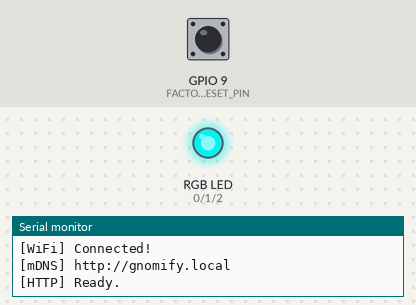
A program run on a simulated ESP32-C3. Shown: an RGB LED mixed from three pins (HIGH = lit), the last lines printed to the serial monitor. Inputs (shaded band) come from the test bench; at power-on: GPIO 9 (FACTORY_RESET_PIN) HIGH. Dim RGB values are drawn brighter than linear; WiFi joins after 1.5 s; servers stay silent unless stated; EEPROM starts erased.

Above: at 2.8 s.
2.9 s: GPIO 9 (FACTORY_RESET_PIN) pulled LOW for 3.2 s
At 2.9 s:
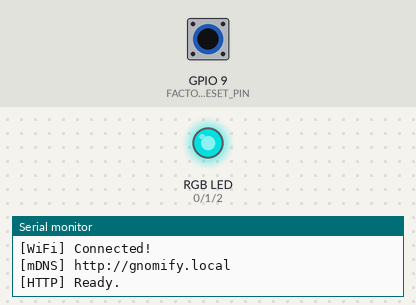
9.1 s: GPIO 9 (FACTORY_RESET_PIN) pulled LOW for 0.15 s
At 12.23 s:
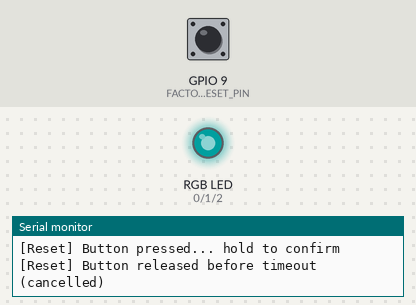
Timing chart, 0 to 18.1 s (numbered marks = the images above; inputs shaded):
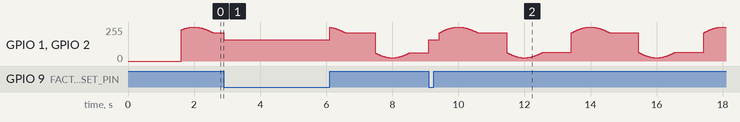

The program:

main.cpp
```cpp
#include <Arduino.h>
#include <WiFi.h>
#include <WebServer.h>
#include <ESPmDNS.h>
#include <WiFiManager.h>
#include <ArduinoJson.h>
#include <Preferences.h>

// ----------------- CONFIG -----------------
static const char* DEFAULT_TOKEN = "verysecrettoken";
static const char* MDNS_NAME     = "gnomify";

#define PIN_R 0   // Red
#define PIN_G 1   // Green
#define PIN_B 2   // Blue
#define COMMON_ANODE false

#define FACTORY_RESET_PIN 9
#define FACTORY_RESET_HOLD_MS 5000

#define LEDC_FREQ_HZ  1000
#define LEDC_RES_BITS 10
const unsigned long BREATH_PERIOD_MS = 4000;

// ----------------- GLOBALS ----------------
WebServer     server(80);
WiFiManager   wm;
Preferences   prefs;

char API_TOKEN[64];
volatile bool inPortal = false;

enum LedState : uint8_t {
  LED_OFF = 0,
  LED_BUSY,
  LED_SUCCESS,
  LED_ERROR,
  LED_ATTENTION,
  LED_ONLINE,
  LED_OFFLINE,
  LED_PORTAL
};
volatile LedState currentState = LED_OFF;

// ---------- COLOR TABLE (single source of truth) ----------
struct RGB { uint8_t r, g, b; };
static const RGB STATE_COLOR[] = {
  /* LED_OFF       */ {  0,   0,   0},
  /* LED_BUSY      */ {128,   0, 128}, // purple
  /* LED_SUCCESS   */ {  0, 255,   0}, // green
  /* LED_ERROR     */ {255,   0,   0}, // red
  /* LED_ATTENTION */ {  0,   0, 255}, // blue
  /* LED_ONLINE    */ {  0, 255, 255}, // cyan
  /* LED_OFFLINE   */ {255, 128,   0}, // orange
  /* LED_PORTAL    */ {255, 255, 255}  // white
};

// -------------- LED / RENDER --------------
static inline int dutyFrom8(uint8_t v) {
  return map(v, 0, 255, 0, (1 << LEDC_RES_BITS) - 1);
}

void ledWrite(uint8_t r, uint8_t g, uint8_t b) {
  if (COMMON_ANODE) { r = 255 - r; g = 255 - g; b = 255 - b; }
  ledcWrite(0, dutyFrom8(r));
  ledcWrite(1, dutyFrom8(g));
  ledcWrite(2, dutyFrom8(b));
}

void render(float brightness) {
  RGB c = STATE_COLOR[currentState];
  if (currentState == LED_OFF) {
    ledWrite(0,0,0);
    return;
  }
  uint8_t r = (uint8_t)(c.r * brightness);
  uint8_t g = (uint8_t)(c.g * brightness);
  uint8_t b = (uint8_t)(c.b * brightness);
  ledWrite(r,g,b);
}

float breathe() {
  unsigned long now = millis();
  float t = (now % BREATH_PERIOD_MS) / (float)BREATH_PERIOD_MS;  // 0..1
  float raw = 0.5f - 0.5f * cosf(2.0f * PI * t);                 // 0..1
  return 0.1f + 0.9f * raw;                                      // 0.1..1.0
}

void setState(LedState s, bool renderNow = true) {
  currentState = s;
  if (renderNow) render(1.0f);  // instant visual change; breathing will take over next loop
}

// -------------- WIFI ----------------------
void startWiFi() {
  // load saved token
  prefs.begin("gnomify", false);
  String saved = prefs.getString("apitoken", DEFAULT_TOKEN);
  prefs.end();
  saved.toCharArray(API_TOKEN, sizeof(API_TOKEN));

  // token field in captive portal
  WiFiManagerParameter tokenParam("api_token", "API Token", API_TOKEN, 64);
  wm.addParameter(&tokenParam);

  wm.setAPCallback([](WiFiManager*) {
    inPortal = true;
    setState(LED_PORTAL);
  });

  wm.setConnectRetries(2);
  wm.setConnectTimeout(15);
  wm.setConfigPortalTimeout(180);

  Serial.println("[WiFi] autoConnect (AP if needed)...");
  bool ok = wm.autoConnect("Gnomify-Setup", "gnomify123");
  inPortal = false;

  // persist (possibly) updated token
  strncpy(API_TOKEN, tokenParam.getValue(), sizeof(API_TOKEN) - 1);
  API_TOKEN[sizeof(API_TOKEN) - 1] = '\0';
  prefs.begin("gnomify", false);
  prefs.putString("apitoken", API_TOKEN);
  prefs.end();
  Serial.printf("[Config] API token set to: %s\n", API_TOKEN);

  if (!ok) {
    Serial.println("[WiFi] Failed to connect, restarting...");
    ESP.restart();
  }

  Serial.println("[WiFi] Connected!");
  if (MDNS.begin(MDNS_NAME)) {
    Serial.printf("[mDNS] http://%s.local\n", MDNS_NAME);
  } else {
    Serial.println("[mDNS] failed");
  }
  setState(LED_ONLINE);
}

// -------------- HTTP ----------------------
bool validToken() {
  return server.hasArg("token") && server.arg("token") == API_TOKEN;
}

void handleRoot() {
  String msg =
    "POST /event?token=TOKEN\n"
    "Body: {\"state\":\"busy|success|error|attention|off\"}\n\n"
    "GET /state?token=TOKEN\n"
    "Returns current state and Wi-Fi status in JSON.\n";
  server.send(200, "text/plain", msg);
}

void handleEvent() {
  if (!validToken()) { server.send(403, "text/plain", "forbidden\n"); return; }

  String body = server.arg("plain");
  if (body.length()==0 && server.args()>0) body = server.arg(0);

  StaticJsonDocument<128> doc;
  if (deserializeJson(doc, body))         { server.send(400, "text/plain", "bad json\n"); return; }
  if (!doc.containsKey("state"))          { server.send(400, "text/plain", "missing state\n"); return; }

  String s = doc["state"]; s.trim();
  if      (s == "busy")      setState(LED_BUSY);
  else if (s == "success")   setState(LED_SUCCESS);
  else if (s == "error")     setState(LED_ERROR);
  else if (s == "attention") setState(LED_ATTENTION);
  else if (s == "off")       setState(LED_OFF);
  else                       setState(LED_ONLINE);

  server.send(200, "application/json", "{\"ok\":true}\n");
}

void handleState() {
  if (!validToken()) { server.send(403, "text/plain", "forbidden\n"); return; }

  StaticJsonDocument<192> doc;
  doc["wifi_connected"] = (WiFi.status() == WL_CONNECTED);
  doc["state"]          = (int)currentState;
  doc["in_portal"]      = inPortal;
  doc["token"]          = API_TOKEN;

  String json; serializeJson(doc, json);
  server.send(200, "application/json", json);
}

// ---------- Factory Reset -----------------
void checkFactoryReset() {
  pinMode(FACTORY_RESET_PIN, INPUT_PULLUP);
  unsigned long pressStart = 0;

  if (digitalRead(FACTORY_RESET_PIN) == LOW) {
    pressStart = millis();
    Serial.println("[Reset] Button pressed... hold to confirm");
    while (digitalRead(FACTORY_RESET_PIN) == LOW) {
      delay(100);
      if (millis() - pressStart >= FACTORY_RESET_HOLD_MS) {
        Serial.println("[Reset] Factory reset confirmed");
        WiFi.disconnect(true, true); // erase Wi-Fi creds
        prefs.begin("gnomify", false);
        prefs.clear();               // clear API token
        prefs.end();
        delay(200);
        ESP.restart();
      }
    }
    Serial.println("[Reset] Button released before timeout (cancelled)");
  }
}

// -------------- SETUP/LOOP ----------------
void setup() {
  Serial.begin(115200);
  delay(100);

  ledcSetup(0, LEDC_FREQ_HZ, LEDC_RES_BITS);
  ledcSetup(1, LEDC_FREQ_HZ, LEDC_RES_BITS);
  ledcSetup(2, LEDC_FREQ_HZ, LEDC_RES_BITS);
  ledcAttachPin(PIN_R, 0);
  ledcAttachPin(PIN_G, 1);
  ledcAttachPin(PIN_B, 2);


  Serial.println("[Init] Gnomify starting...");
  startWiFi();

  server.on("/",      handleRoot);
  server.on("/event", HTTP_POST, handleEvent);
  server.on("/state", HTTP_GET,  handleState);
  server.begin();
  Serial.println("[HTTP] Ready.");
}

void loop() {
  server.handleClient();

  if (!inPortal) {
    if (WiFi.status() == WL_CONNECTED) {
      if (currentState == LED_OFFLINE) setState(LED_ONLINE, false);
    } else {
      if (currentState != LED_PORTAL && currentState != LED_OFF)
        setState(LED_OFFLINE, false);
    }
  }

  render(breathe());
  checkFactoryReset();
}
```
